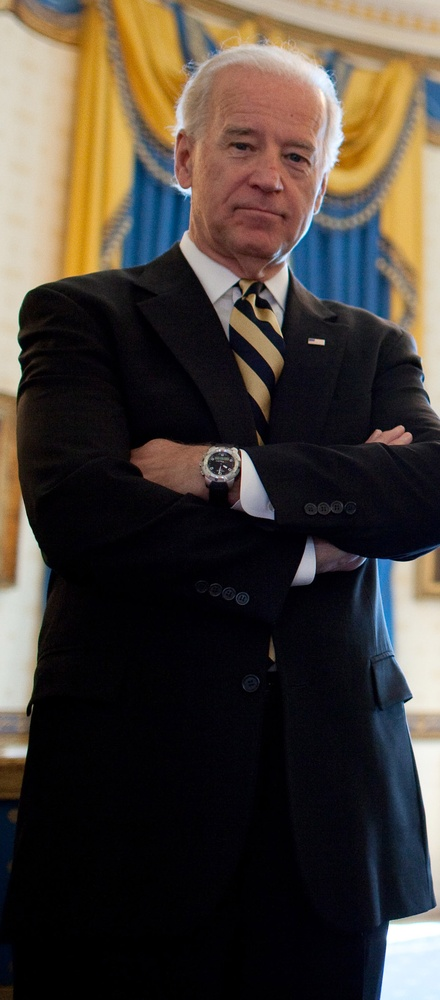
#> input picture Source Code/biden.jpg, 440 x 1000 px, shrunk from 970 x 2204 before the run
$ python grayhistogram.py --image biden.jpg
#> lines starting #> are read from the running program, lines starting #| are printed output that depends on the picture
from matplotlib import pyplot as plt
import numpy as np
import argparse
import cv2

# fetching the arguments and save in dictionary
ap = argparse.ArgumentParser()
ap.add_argument("-i", "--image", required = True, help = "Enter path to the image")
args = vars(ap.parse_args())

# loading and converting the image into numpy array
image = cv2.imread(args["image"])
#> image is the input picture: shape (1000, 440, 3); mean B, G, R 55.5, 62.7, 70.8


# BGR to GRAY
gray = cv2.cvtColor(image, cv2.COLOR_BGR2GRAY)
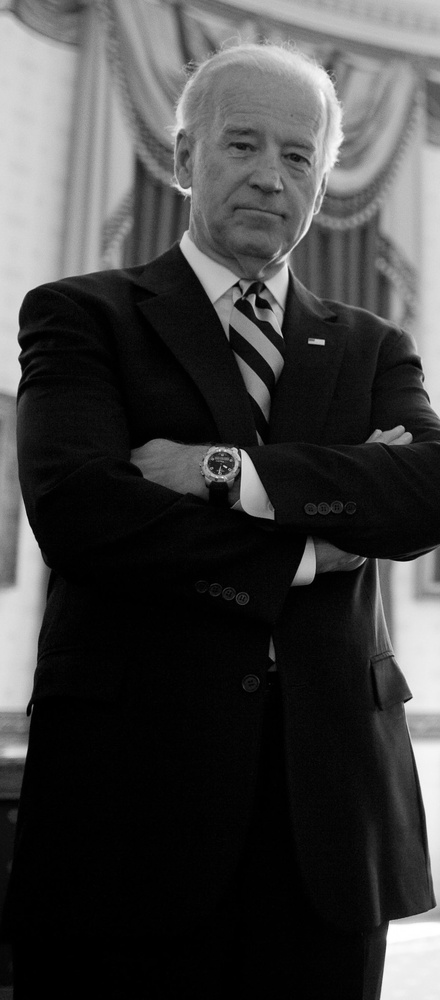
#> gray: shape (1000, 440); min 0, max 255, mean 64.3
cv2.imshow("GRAY", gray)
cv2.waitKey(0)

# create the histogram
hist = cv2.calcHist([gray], [0], None, [256], [0, 256])
#> hist = 256 values, max 51467 at index 1, min 37 at index 252, mean 1718.8

#plot the graph
plt.figure()
plt.title("Grayscale Histogram")
plt.xlabel("bins")
plt.ylabel("No of pixels")
plt.plot(hist)
plt.xlim([0, 256])
plt.show()
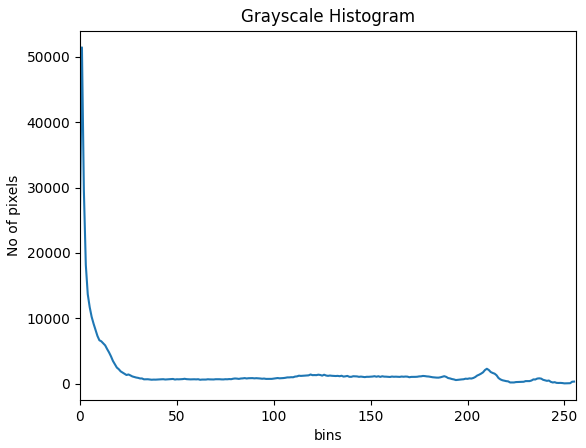
#> figure drawn by matplotlib, 1 panel; curve peaks at x = 1, y = 51467

cv2.waitKey(0)

$ run again, on Source Code/obama.jpg
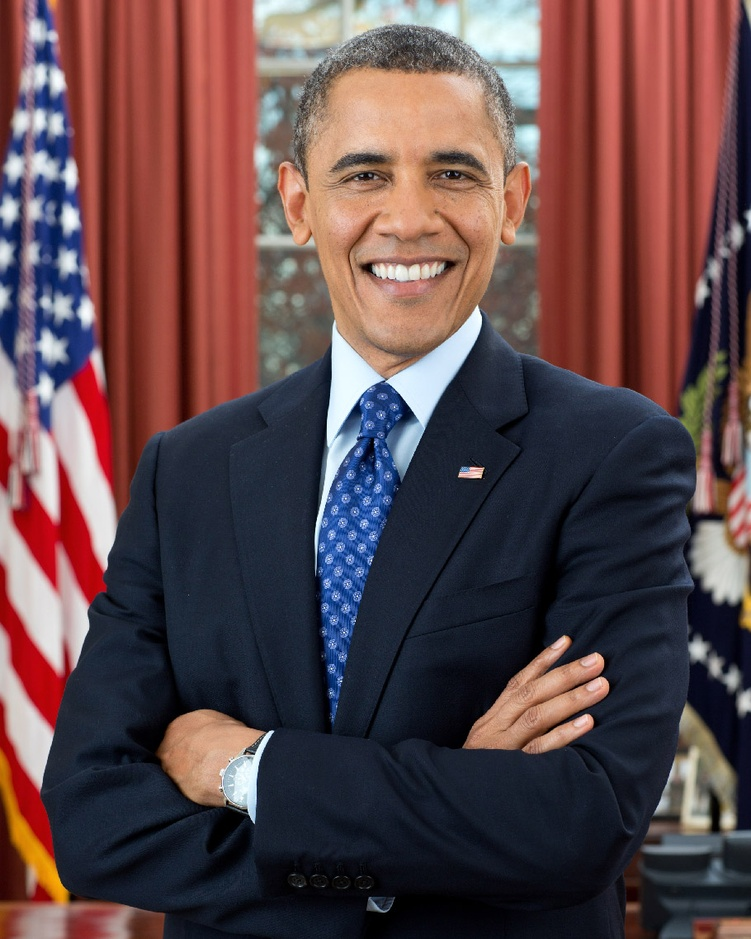
#> input picture Source Code/obama.jpg, 751 x 939 px, shrunk from 910 x 1137 before the run
#> image is the input picture: shape (939, 751, 3); mean B, G, R 74.7, 71.7, 95
#> `gray = cv2.cvtColor(image, cv2.COLOR_BGR2GRAY)`:
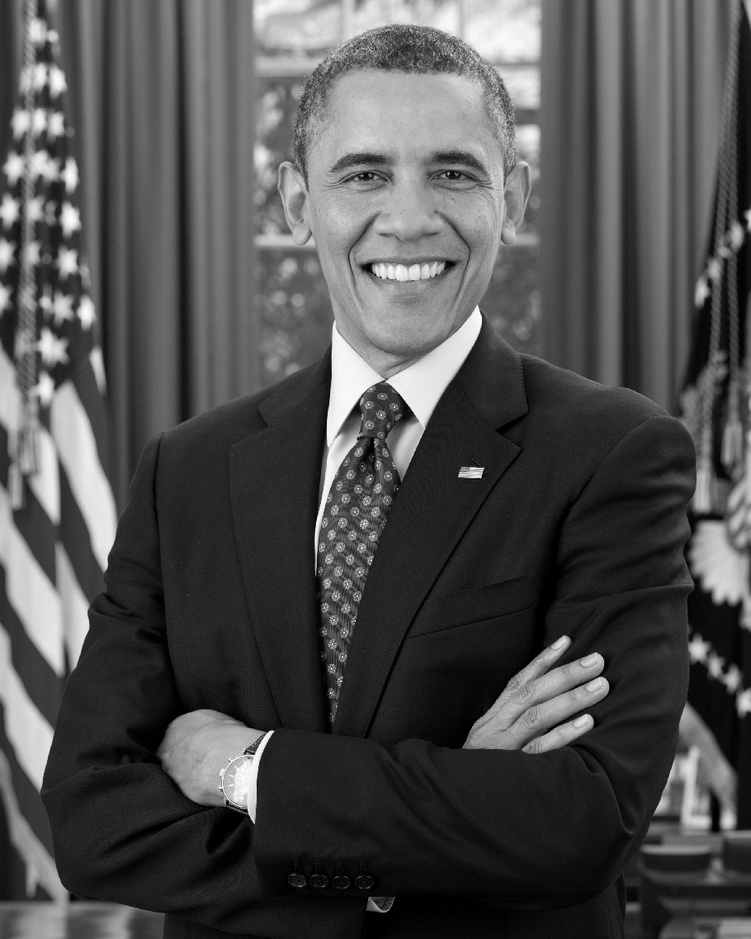
#> gray: shape (939, 751); min 0, max 254, mean 79
#> hist = 256 values, max 13102 at index 33, min 0 at index 255, mean 2754.6
#> `plt.show()`:
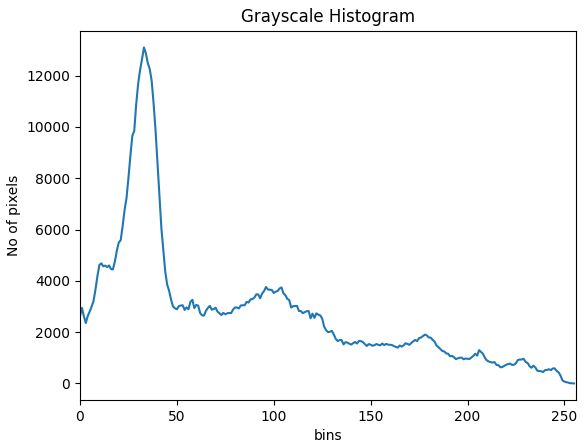
#> figure drawn by matplotlib, 1 panel; curve peaks at x = 33, y = 13102

$ run again, on Source Code/presidents.jpg
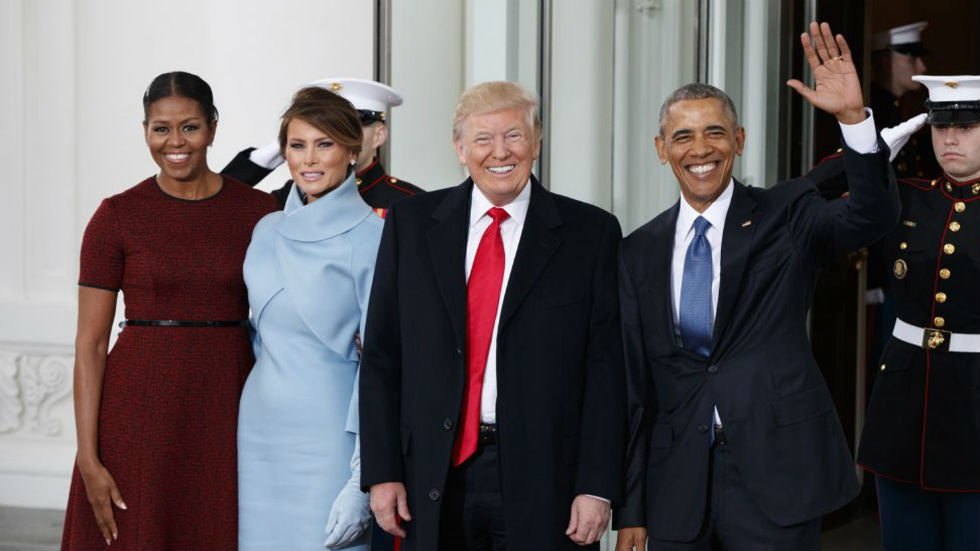
#> input picture Source Code/presidents.jpg, 980 x 551 px
#> image is the input picture: shape (551, 980, 3); mean B, G, R 93.3, 90.8, 96.3
#> `gray = cv2.cvtColor(image, cv2.COLOR_BGR2GRAY)`:
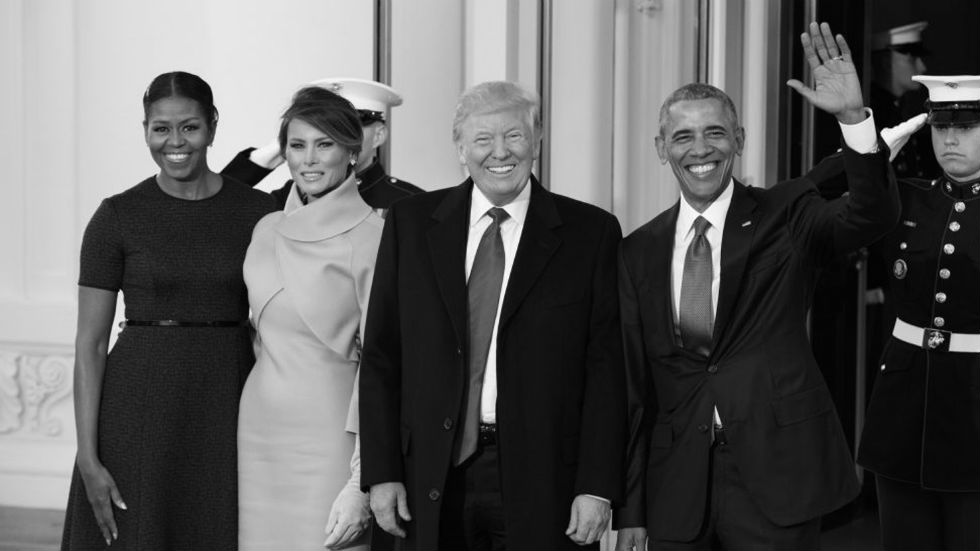
#> gray: shape (551, 980); min 0, max 255, mean 92.7
#> hist = 256 values, max 11625 at index 25, min 1 at index 255, mean 2109.3
#> `plt.show()`:
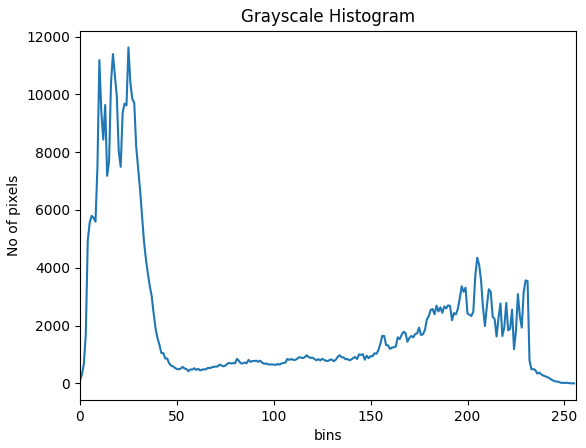
#> figure drawn by matplotlib, 1 panel; curve peaks at x = 25, y = 11625
